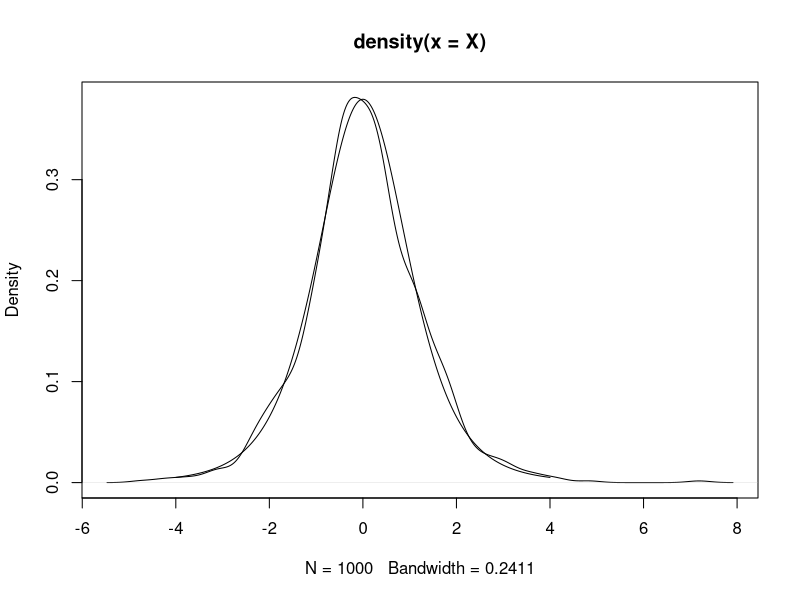

Source code (R):
box.mueller <- function() {
  u1 <- runif(1)
  u2 <- runif(1)
  r <- sqrt(-2 * log(u1))
  theta <- 2 * pi * u2
  return(c(r * cos(theta), r * sin(theta)))
}

chi.sq <- function(k) {
  total <- 0
  for (i in 1:floor(k / 2)) {
    total <- total + sum(box.mueller() ^ 2)
  }
  if (k %% 2 == 1) {
    total <- total + box.mueller()[1] ^ 2
  }
  return(total)
}

t.dist <- function(k) {
  CHI <- chi.sq(k)
  Z <- box.mueller()[1]
  return(Z / sqrt(CHI / k))
}

N <- 1000
X <- numeric(N)
for (i in 1:N) {
  X[i] <- t.dist(5)
}

plot(density(X))
sup <- seq(-4, 4, length.out=N)
lines(sup, dt(sup, 5))